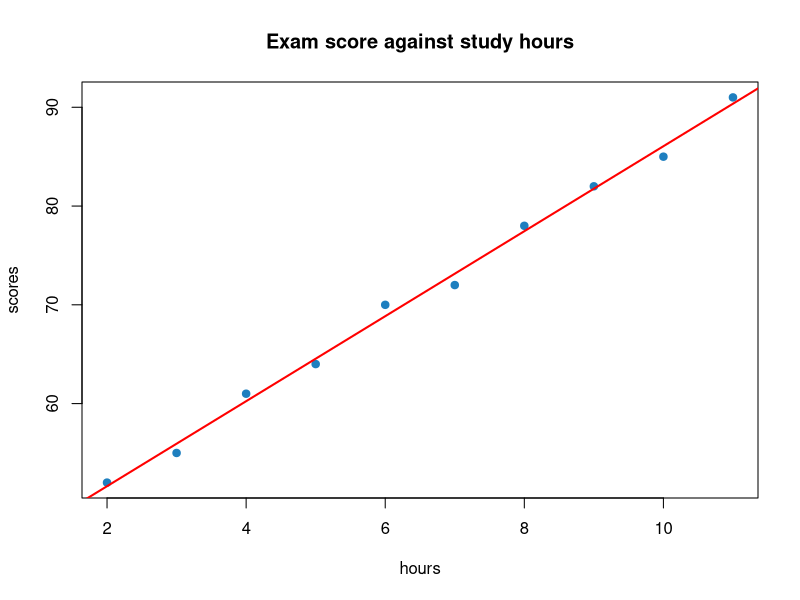
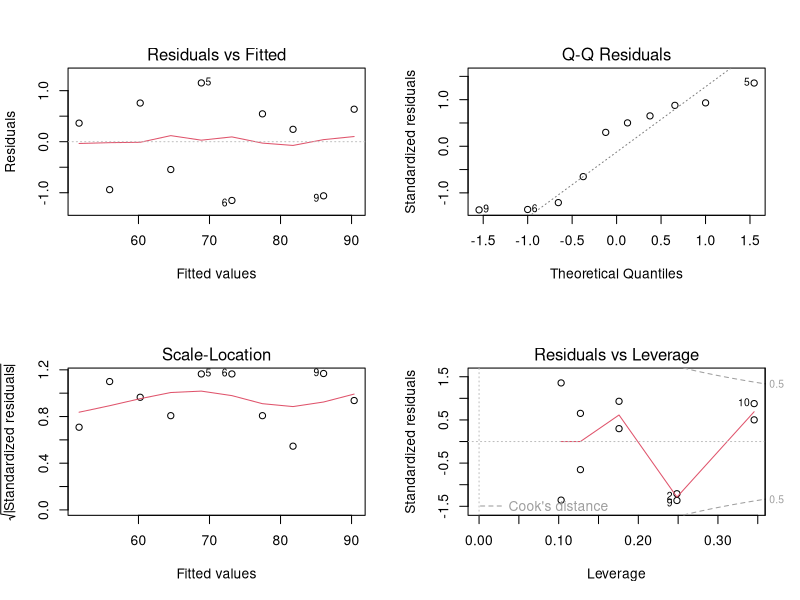

These figures' R source, in order:
# =====================================================================
# NOT EXECUTED IN VERIFICATION -- R is not installable in this environment
# (Debian repos blocked). Desk-checked only; numbers in comments come from
# the executed Python equivalent in python/. Run this in RStudio.
# =====================================================================
# Experiment 4: Correlation and simple linear regression
# Python equivalent: python/04_regression.py
# Same data as Course 4 Unit 4 -- coefficients must match those notes.

hours  <- c(2, 3, 4, 5, 6, 7, 8, 9, 10, 11)
scores <- c(52, 55, 61, 64, 70, 72, 78, 82, 85, 91)
df <- data.frame(hours, scores)

cor(hours, scores)                       # 0.997904 -- Pearson
cor(hours, scores, method = "spearman")  # rank correlation
cov(hours, scores)

plot(hours, scores, pch = 19, col = "#1e7fbf",
     main = "Exam score against study hours")

model <- lm(scores ~ hours, data = df)
summary(model)
#   (Intercept)  43.0303   Std.Error 1.0847   t 39.671
#   hours         4.3030   Std.Error 0.0987   t 43.615   p 8.42e-11
#   Multiple R-squared: 0.995812      F: 1902.26 on 1 and 8 DF
#
#   Fitted line:  scores = 43.0303 + 4.3030 * hours
#   Each extra hour of study is ASSOCIATED WITH about 4.3 more marks.

abline(model, col = "red", lwd = 2)

coef(model)
confint(model)
predict(model, newdata = data.frame(hours = 7.5))    # 75.30
residuals(model)
par(mfrow = c(2, 2)); plot(model); par(mfrow = c(1, 1))   # diagnostics

anova(model)     # SS_reg = 1527.58, SS_res = 6.42, F = 1902.26

# TWO FREE ARITHMETIC CHECKS for simple regression (Course 4 Unit 4):
#   R-squared == r^2        0.997904^2 = 0.995812  ✓
#   F         == t^2        43.615^2   = 1902.26   ✓
